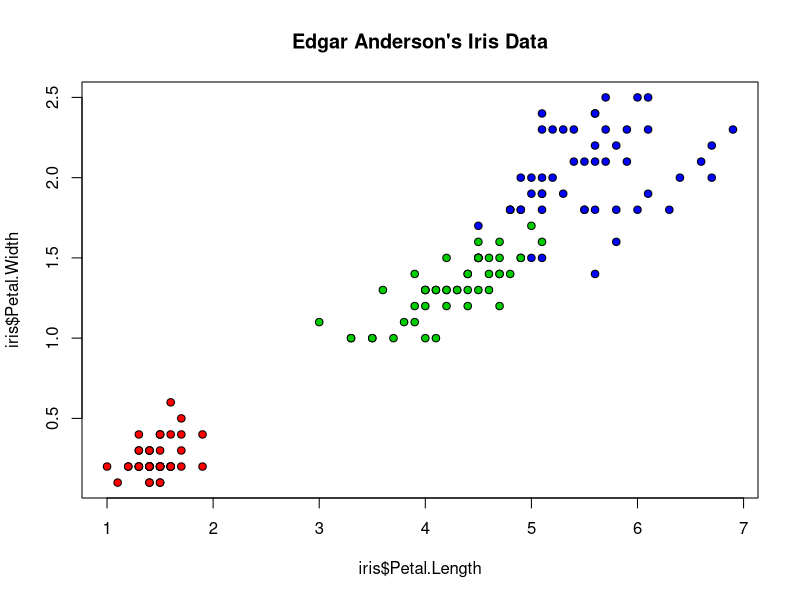
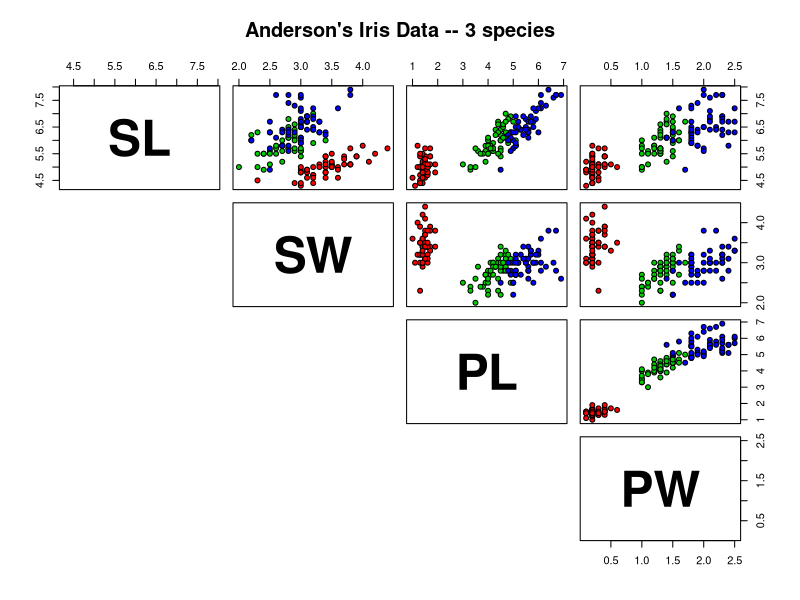

Source code (R) for these figures, in order:
###################################################################################################
## PROGRAM: dplyr_examples.r
## PURPOSE: To provide a demo of using the dplyr data manipution functions on the iris dataset
## REMOTE REPOSITORY: https://bitbucket.org/djjansz1/dplyr_examples
## Iris Data: https://warwick.ac.uk/fac/sci/moac/people/students/peter_cock/r/iris_plots
## Git Crash Course: https://www.youtube.com/watch?v=SWYqp7iY_Tc&t=1024s
## SAS and R Book: https://labstatunisba.files.wordpress.com/2015/02/sas-and-r_-data-management-statistical-analysis-and-graphics-second-edition-chapman-and-hall_crc-2014.pdf
## NOTES ON THE IRIS DATASET
##    The iris dataset contains four measurements for 150 flowers from three species of iris 
##    1.Iris setosa, 2. versicolor and 3. virginica
##    the Petal is the flower and the Sepal is the leaves around the flower
##    Petal.Length, Petal.Width, Sepal.Length, Sepal.Width are measured by Species
###################################################################################################
#show that the iris data is stored as a data frame
class(iris)
#show the variable names in the data frame
toupper(colnames(iris))
#save the petal length to a vector
petal_length<-iris[,"Petal.Length"] # or iris[,3] 
#scatterplot the length vs. width by species with red dots for Iris setosa, green dots for versicolor, and blue dots for virginica
plot(iris$Petal.Length, iris$Petal.Width, pch=21, bg=c("red","green3","blue")[unclass(iris$Species)], main="Edgar Anderson's Iris Data")
#Draftsman display of the scatterplot - note that virginica (blue) usually has greater lengths and widths of both the Petal and Sepal
#   however, versicolor (green) and virginica (blue) have similar Sepal Width and Length making it difficult to use Sepal measurements to differentiate the two 
pairs(iris[1:4], main = "Anderson's Iris Data -- 3 species", pch = 21, bg = c("red", "green3", "blue")[unclass(iris$Species)], lower.panel=NULL, labels=c("SL","SW","PL","PW"), font.labels=2, cex.labels=4.5) 
setosa_data<-subset(iris,Species=="setosa")
summary(setosa_data)
versicolor_data<-subset(iris,Species=="versicolor")
summary(versicolor_data)
virginica_data<-subset(iris,Species=="virginica")
summary(virginica_data)
#SHOW THE MEAN LENGTHS AND WIDTHS
paste0("The Setosa (Red) has Petal Length Avg=",with(setosa_data,mean(Petal.Length)),", Petal Width Avg=",with(setosa_data,mean(Petal.Width)),", Sepal Width Avg=",with(setosa_data,mean(Sepal.Width)),", Sepal Width Avg=",with(setosa_data,mean(Sepal.Width)))
paste0("The Versicolor (Green) has Petal Length Avg=",with(versicolor_data,mean(Petal.Length)),", Petal Width Avg=",with(versicolor_data,mean(Petal.Width)),", Sepal Width Avg=",with(versicolor_data,mean(Sepal.Width)),", Sepal Width Avg=",with(versicolor_data,mean(Sepal.Width)))
paste0("The Virginica (Blue) has Petal Length Avg=",with(virginica_data,mean(Petal.Length)),", Petal Width Avg=",with(virginica_data,mean(Petal.Width)),", Sepal Width Avg=",with(virginica_data,mean(Sepal.Width)),", Sepal Width Avg=",with(virginica_data,mean(Sepal.Width)))
#USE THE DPLYR PACKAGE ON THE IRIS DATA
library(dplyr)
#make the names all lower case
names(iris) <- tolower(names(iris))
names(iris)
#show only observations for the virginica species with a sepal length greater than 5 - Note the triple colon operator as filter() is in more than one package
virginica_Length5 <- dplyr::filter(iris, species == "virginica",sepal.length>5)
virginica_Length5
# create a new variable that stores logical values saying whether sepal.width is greater than half of sepal.length
newVar <- mutate(iris, greater.half = sepal.width > 0.5 * sepal.length)
head(newVar)
tail(newVar)
# the pipeline %>% aka the chain operator allows us to first filter, and then arrange our data. 
arr.setosa <- newVar %>% dplyr::filter(species == "setosa") %>% arrange(desc(sepal.length))
arr.setosa[1:25,] # will show us rows 1 through 25
#show the average sepal length for the setosa species
summarise(arr.setosa, mean.length.setosa = mean(sepal.length, na.rm = TRUE))
arr.virg <- newVar %>% dplyr::filter(species == "virginica") %>% arrange(desc(sepal.length))
#show the average sepal length for the virginica species
summarise(arr.virg, mean.length.virg = mean(sepal.length, na.rm = TRUE))
#make a versicolor dataset that is sorted by sepal length
arr.versi <- newVar %>% dplyr::filter(species == "versicolor") %>% arrange(sepal.length)
#show the max sepal length for the versicolor species
summarise(arr.versi, mean.length.versi = mean(sepal.length, na.rm = TRUE))
